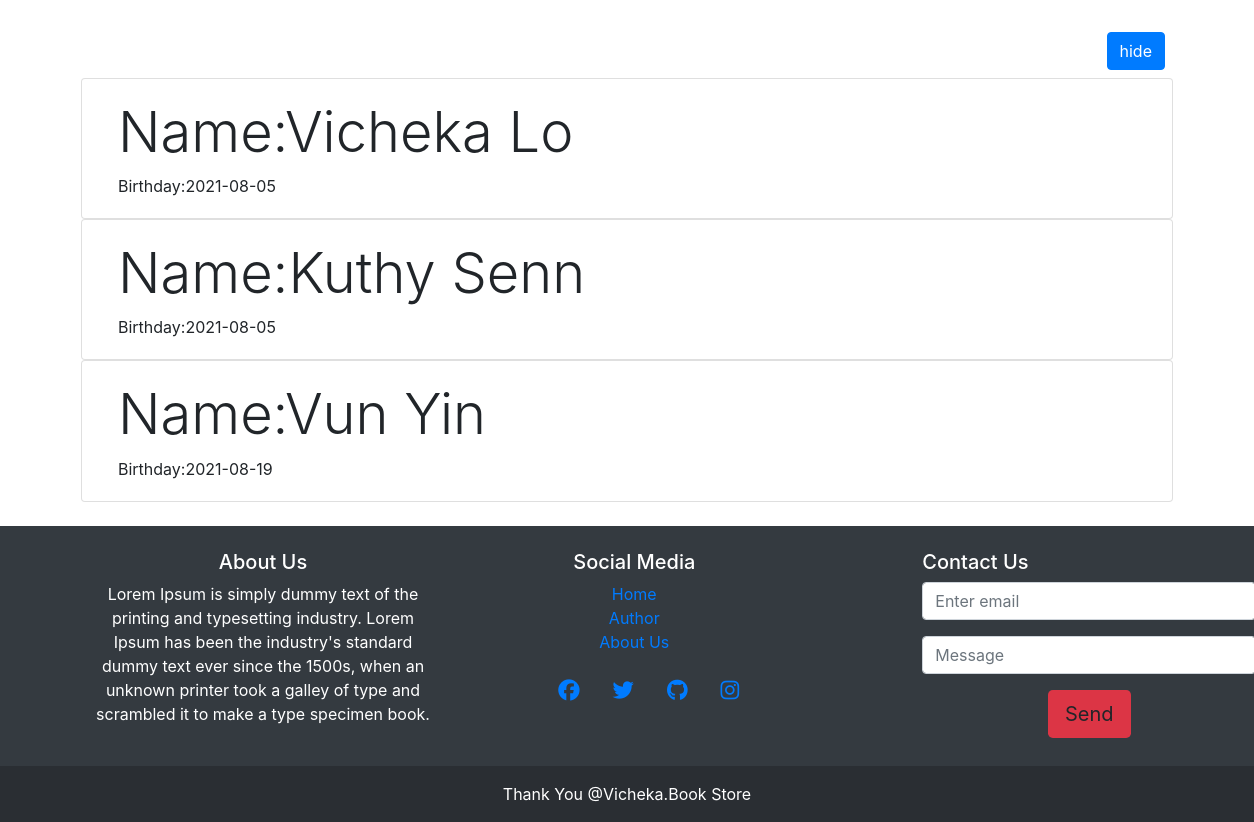
Page /pages/author.php on the committed database.
### tables this page shows
CREATE TABLE `authors` (
  `author_id` int(11) NOT NULL,
  `author_name` varchar(50) NOT NULL,
  `birthday` date NOT NULL,
  `picture` varchar(200) NOT NULL
);

### database/database.php (called while the page is built, shortened)
<?php
function database() {
    return new mysqli('localhost','root','','ebook_cambodia');
}
function selectAllAuthor() {
    return database()->query("SELECT * FROM authors");
}

### pages/author.php (the view, shortened to what this page needs)
<?php require_once('partial/header.php'); ?>
    <div class="container p-4" >
        <div class="d-flex justify-content-end p-2">
            <a href="#" class="btn btn-primary">hide</a>
        </div>
        <?php
            require_once('database/database.php');
            $authors=selectAllAuthor();
            foreach ($authors as $author):
        ?>
        <div class="card">
            <div class="card-body" >
               <div class="d-flex">
                    <div class="info">
                        <h1 class="display-4">Name:<?=$author['author_name'] ?></h1>
                        <span>Birthday:<?=$author['birthday'] ?></span>
                    </div>
               </div>
            </div>
        </div>
        <?php endforeach; ?>
    </div>
<?php require_once('partial/footer.php'); ?>

### assets/css/style.css (style rules this page uses)
* { box-sizing: border-box; margin: 0; padding: 0; }
body { background: url(https://koreanliteraturenow.com/sites/default/files/styles/thumbnail_1078x516/public/feature/%EA%B8%B0%ED%83%80_%EC%A7%80%ED%98%9C%EC%9D%98%EC%88%B22.jpg?itok=ixt7uoWt); background-repeat: no-repeat; background-size: cover; font-family: "sans-serif"; }

### rows in the picture
authors: author_name "Vicheka Lo", birthday "2021-08-05"
authors: author_name "Kuthy Senn", birthday "2021-08-05"
authors: author_name "Vun Yin", birthday "2021-08-19"
